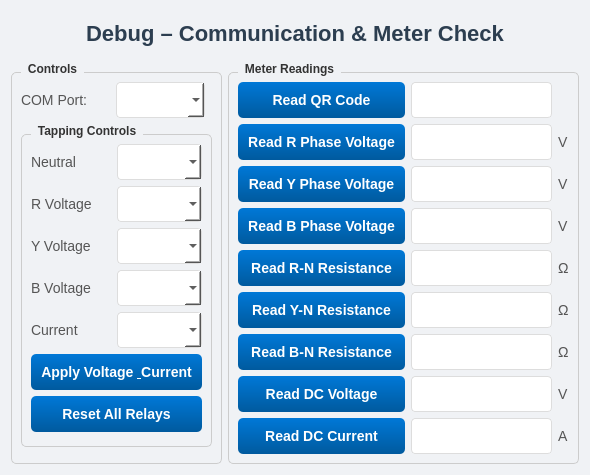
<?xml version="1.0" encoding="UTF-8"?>
<ui version="4.0">
 <class>DebugWidget</class>
 <widget class="QWidget" name="DebugWidget">
  <property name="styleSheet">
   <string notr="true">QWidget#DebugWidget {
    background-color: #f0f2f5;
}
QLabel {
    font-family: Arial, sans-serif;
    font-size: 14px;
    color: #555;
}
QLineEdit, QComboBox {
    border: 1px solid #ddd;
    border-radius: 4px;
    padding: 8px;
    background-color: white;
    font-size: 14px;
    selection-background-color: #0078d7;
}
QLineEdit:focus, QComboBox:focus {
    border: 1px solid #0078d7;
}
QPushButton {
    background-color: qlineargradient(x1:0, y1:0, x2:0, y2:1, stop:0 #0078d7, stop:1 #005a9e);
    color: white;
    font-family: Arial, sans-serif;
    font-size: 14px;
    font-weight: bold;
    padding: 10px;
    border-radius: 5px;
    border: none;
}
QPushButton:hover {
    background-color: qlineargradient(x1:0, y1:0, x2:0, y2:1, stop:0 #0088e7, stop:1 #006ac1);
}
QPushButton:pressed {
    background-color: #004578;
}
QGroupBox {
    font-family: Arial, sans-serif;
    font-weight: bold;
    color: #333;
    border: 1px solid #ccc;
    border-radius: 5px;
    margin-top: 10px;
}
QGroupBox::title {
    subcontrol-origin: margin;
    left: 10px;
    padding: 0 5px 0 5px;
}</string>
  </property>
  <layout class="QVBoxLayout" name="verticalLayout_Main">
   <item>
    <widget class="QLabel" name="label_title">
     <property name="text">
      <string>Debug – Communication &amp; Meter Check</string>
     </property>
     <property name="alignment">
      <set>Qt::AlignCenter</set>
     </property>
     <property name="styleSheet">
      <string notr="true">font-size: 22px; font-weight: bold; color: #2c3e50; padding: 10px;</string>
     </property>
    </widget>
   </item>
   <item>
    <layout class="QHBoxLayout" name="horizontalLayout_Main">
     <item>
      <widget class="QGroupBox" name="groupBox_Controls">
       <property name="title">
        <string>Controls</string>
       </property>
       <layout class="QVBoxLayout" name="verticalLayout_Controls">
        <item>
         <layout class="QHBoxLayout">
          <item>
           <widget class="QLabel">
            <property name="text">
             <string>COM Port:</string>
            </property>
           </widget>
          </item>
          <item>
           <widget class="QComboBox" name="comboBox_comPorts">
            <property name="minimumWidth">
             <number>200</number>
            </property>
           </widget>
          </item>
          <item>
           <spacer>
            <property name="orientation">
             <enum>Qt::Horizontal</enum>
            </property>
           </spacer>
          </item>
         </layout>
        </item>
        <item>
         <widget class="QGroupBox" name="groupBox_Tapping">
          <property name="title">
           <string>Tapping Controls</string>
          </property>
          <layout class="QGridLayout" name="gridLayout_tapping">
           <item row="0" column="0">
            <widget class="QLabel">
             <property name="text">
              <string>Neutral</string>
             </property>
            </widget>
           </item>
           <item row="0" column="1">
            <widget class="QComboBox" name="combo_neutral"/>
           </item>
           <item row="1" column="0">
            <widget class="QLabel">
             <property name="text">
              <string>R Voltage</string>
             </property>
            </widget>
           </item>
           <item row="1" column="1">
            <widget class="QComboBox" name="combo_r_voltage"/>
           </item>
           <item row="2" column="0">
            <widget class="QLabel">
             <property name="text">
              <string>Y Voltage</string>
             </property>
            </widget>
           </item>
           <item row="2" column="1">
            <widget class="QComboBox" name="combo_y_voltage"/>
           </item>
           <item row="3" column="0">
            <widget class="QLabel">
             <property name="text">
              <string>B Voltage</string>
             </property>
            </widget>
           </item>
           <item row="3" column="1">
            <widget class="QComboBox" name="combo_b_voltage"/>
           </item>
           <item row="4" column="0">
            <widget class="QLabel">
             <property name="text">
              <string>Current</string>
             </property>
            </widget>
           </item>
           <item row="4" column="1">
            <widget class="QComboBox" name="combo_current"/>
           </item>
           <item row="5" column="0" colspan="2">
            <widget class="QPushButton" name="btn_apply_taps">
             <property name="text">
              <string>Apply Voltage &amp; Current</string>
             </property>
            </widget>
           </item>
           <item row="6" column="0" colspan="2">
            <widget class="QPushButton" name="btn_reset_taps">
             <property name="text">
              <string>Reset All Relays</string>
             </property>
            </widget>
           </item>
          </layout>
         </widget>
        </item>
        <item>
         <spacer>
          <property name="orientation">
           <enum>Qt::Vertical</enum>
          </property>
         </spacer>
        </item>
       </layout>
      </widget>
     </item>
     <item>
      <widget class="QGroupBox" name="groupBox_Readings">
       <property name="title">
        <string>Meter Readings</string>
       </property>
       <layout class="QGridLayout" name="gridLayout_reads">
        <item row="0" column="0">
         <widget class="QPushButton" name="btn_read_qr">
          <property name="text">
           <string>Read QR Code</string>
          </property>
         </widget>
        </item>
        <item row="0" column="1">
         <widget class="QLineEdit" name="txt_qr"/>
        </item>
        <item row="0" column="2"/>
        <item row="1" column="0">
         <widget class="QPushButton" name="btn_read_r_v">
          <property name="text">
           <string>Read R Phase Voltage</string>
          </property>
         </widget>
        </item>
        <item row="1" column="1">
         <widget class="QLineEdit" name="txt_r_v"/>
        </item>
        <item row="1" column="2">
         <widget class="QLabel">
          <property name="text">
           <string>V</string>
          </property>
         </widget>
        </item>
        <item row="2" column="0">
         <widget class="QPushButton" name="btn_read_y_v">
          <property name="text">
           <string>Read Y Phase Voltage</string>
          </property>
         </widget>
        </item>
        <item row="2" column="1">
         <widget class="QLineEdit" name="txt_y_v"/>
        </item>
        <item row="2" column="2">
         <widget class="QLabel">
          <property name="text">
           <string>V</string>
          </property>
         </widget>
        </item>
        <item row="3" column="0">
         <widget class="QPushButton" name="btn_read_b_v">
          <property name="text">
           <string>Read B Phase Voltage</string>
          </property>
         </widget>
        </item>
        <item row="3" column="1">
         <widget class="QLineEdit" name="txt_b_v"/>
        </item>
        <item row="3" column="2">
         <widget class="QLabel">
          <property name="text">
           <string>V</string>
          </property>
         </widget>
        </item>
        <item row="4" column="0">
         <widget class="QPushButton" name="btn_read_rn_r">
          <property name="text">
           <string>Read R-N Resistance</string>
          </property>
         </widget>
        </item>
        <item row="4" column="1">
         <widget class="QLineEdit" name="txt_rn_r"/>
        </item>
        <item row="4" column="2">
         <widget class="QLabel">
          <property name="text">
           <string>Ω</string>
          </property>
         </widget>
        </item>
        <item row="5" column="0">
         <widget class="QPushButton" name="btn_read_yn_r">
          <property name="text">
           <string>Read Y-N Resistance</string>
          </property>
         </widget>
        </item>
        <item row="5" column="1">
         <widget class="QLineEdit" name="txt_yn_r"/>
        </item>
        <item row="5" column="2">
         <widget class="QLabel">
          <property name="text">
           <string>Ω</string>
          </property>
         </widget>
        </item>
        <item row="6" column="0">
         <widget class="QPushButton" name="btn_read_bn_r">
          <property name="text">
           <string>Read B-N Resistance</string>
          </property>
         </widget>
        </item>
        <item row="6" column="1">
         <widget class="QLineEdit" name="txt_bn_r"/>
        </item>
        <item row="6" column="2">
         <widget class="QLabel">
          <property name="text">
           <string>Ω</string>
          </property>
         </widget>
        </item>
        <item row="7" column="0">
         <widget class="QPushButton" name="btn_read_dc_v">
          <property name="text">
           <string>Read DC Voltage</string>
          </property>
         </widget>
        </item>
        <item row="7" column="1">
         <widget class="QLineEdit" name="txt_dc_v"/>
        </item>
        <item row="7" column="2">
         <widget class="QLabel">
          <property name="text">
           <string>V</string>
          </property>
         </widget>
        </item>
        <item row="8" column="0">
         <widget class="QPushButton" name="btn_read_dc_i">
          <property name="text">
           <string>Read DC Current</string>
          </property>
         </widget>
        </item>
        <item row="8" column="1">
         <widget class="QLineEdit" name="txt_dc_i"/>
        </item>
        <item row="8" column="2">
         <widget class="QLabel">
          <property name="text">
           <string>A</string>
          </property>
         </widget>
        </item>
       </layout>
      </widget>
     </item>
    </layout>
   </item>
  </layout>
 </widget>
 <resources/>
 <connections/>
</ui>
